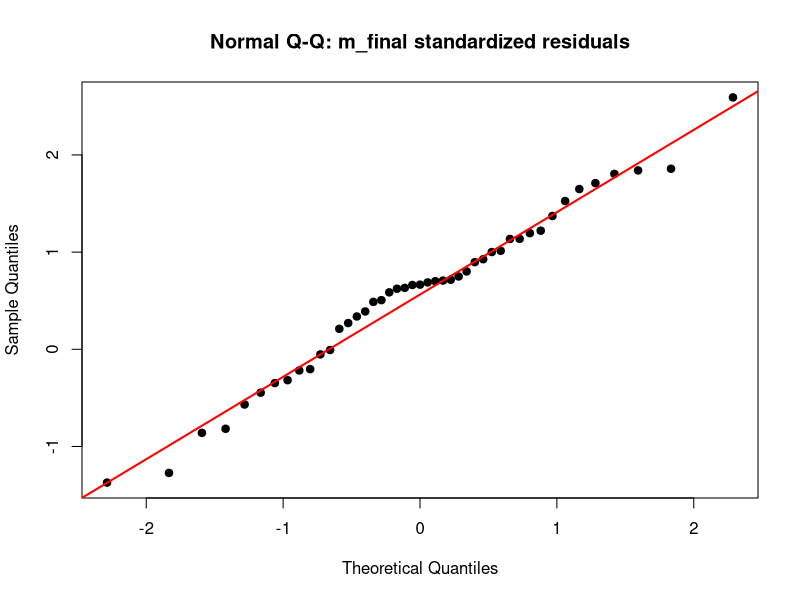
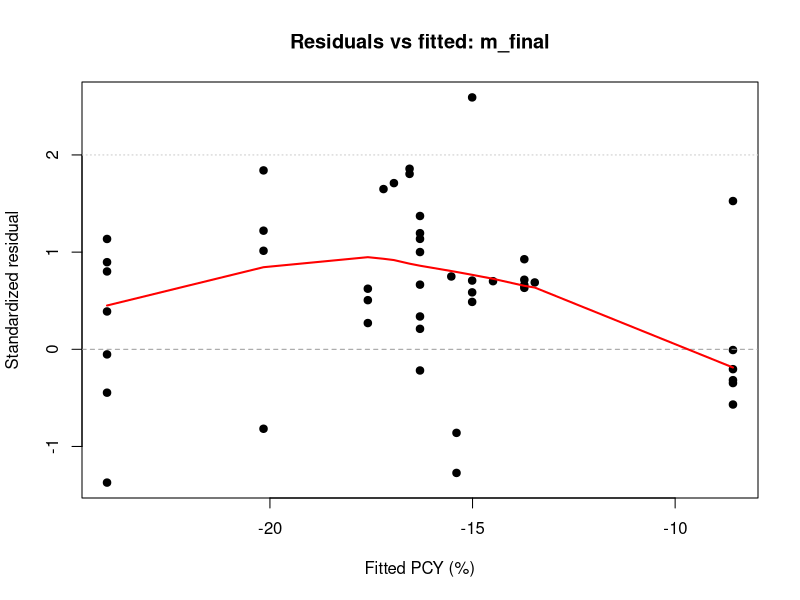
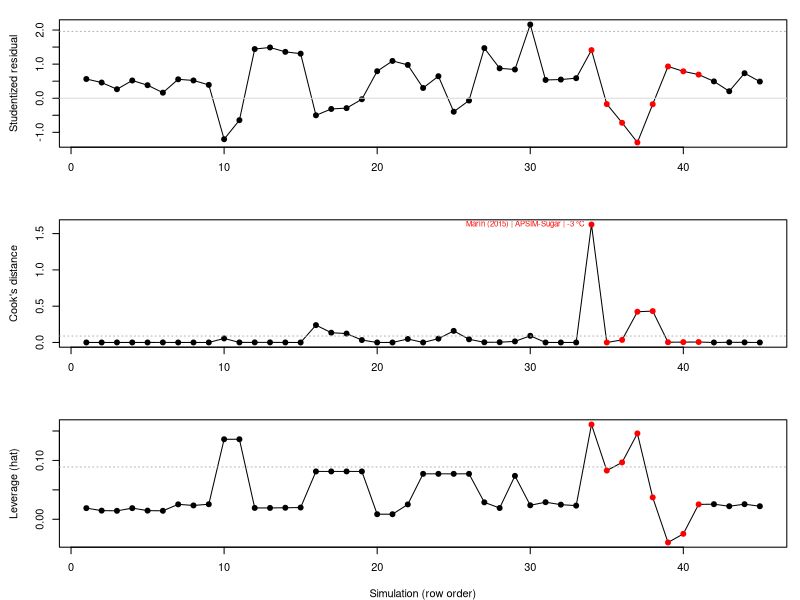
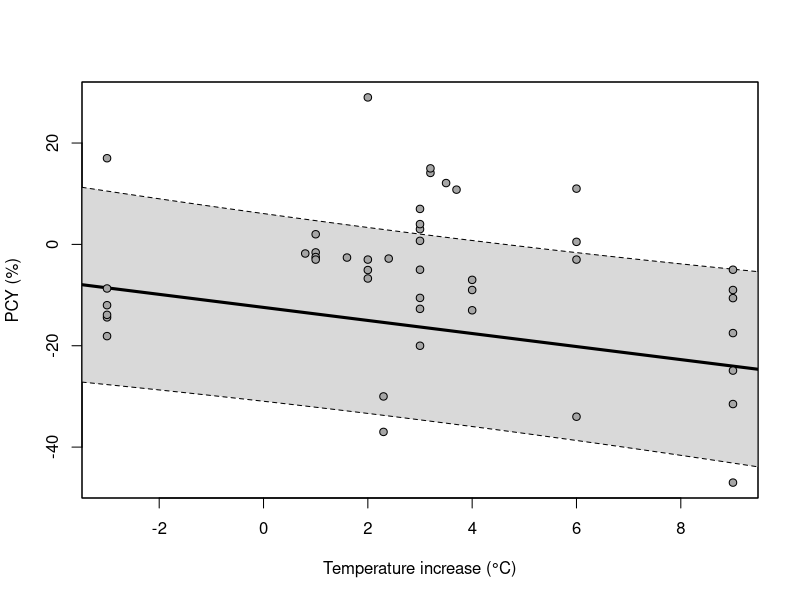
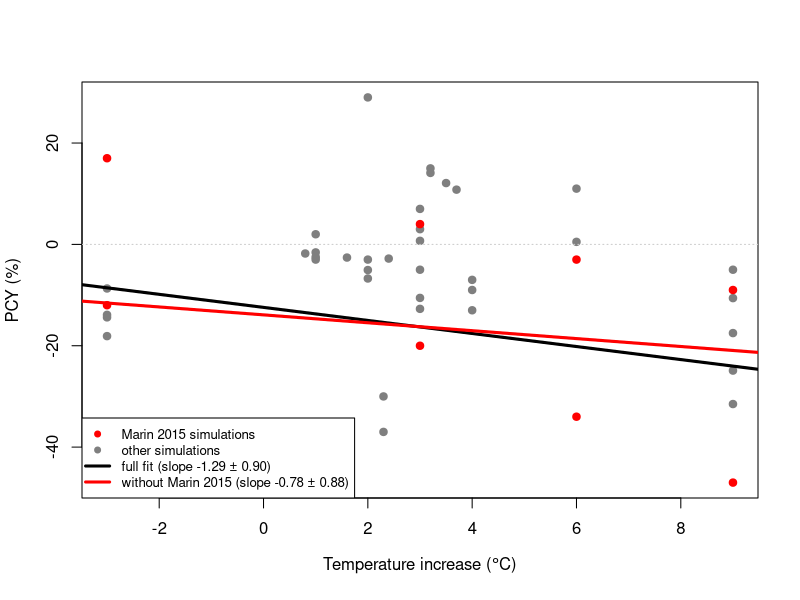
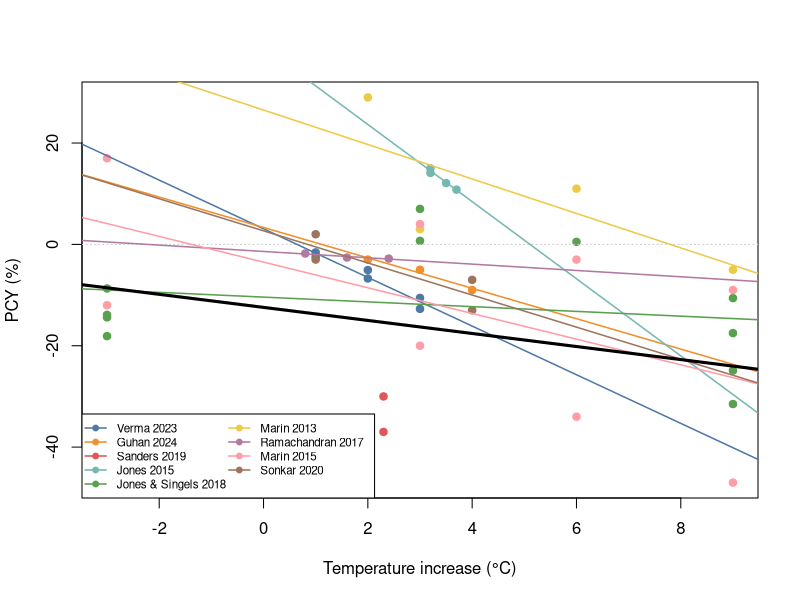
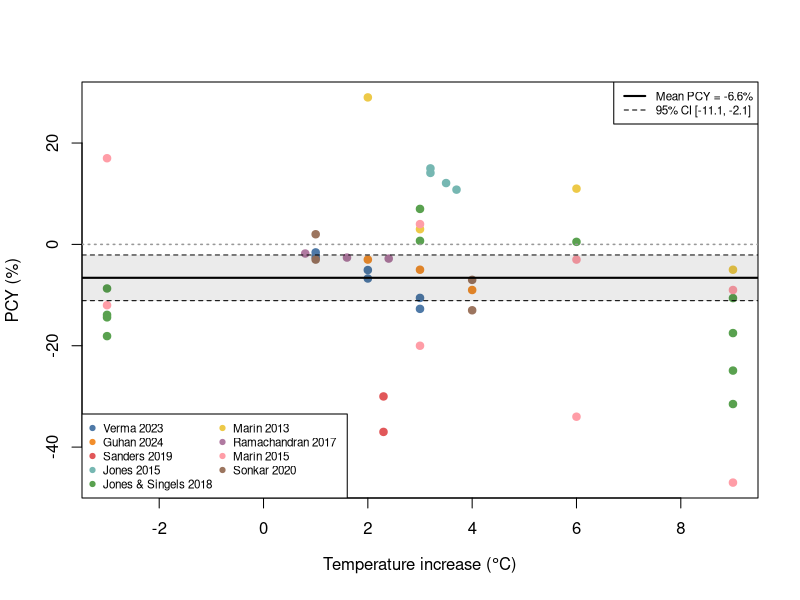
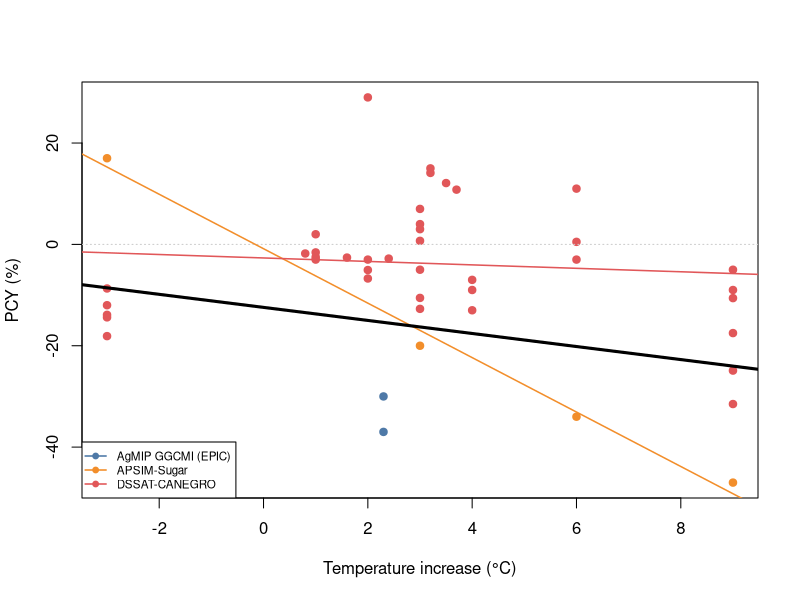

Reproduce these figures in R, in order.
library(metafor)

dat <- read.csv("ma_data_clean.csv", stringsAsFactors = FALSE)

dat <- dat[dat$include == "yes", ]
dat$PCY_pct   <- as.numeric(dat$PCY_pct)
dat$delta_T_C <- as.numeric(dat$delta_T_C)
dat$study_id <- as.factor(dat$study_id)
dat <- dat[!is.na(dat$PCY_pct) & !is.na(dat$delta_T_C), ]
dat$sim <- factor(seq_len(nrow(dat)))
dat$vi  <- 0

m_sim <- rma.mv(yi = PCY_pct, V = vi, mods = ~ delta_T_C,
                 random = list(~ 1 | sim),
                 data = dat, method = "REML")
summary(m_sim)

m_li <- rma.mv(yi = PCY_pct, V = vi, mods = ~ delta_T_C,
                random = list(~ 1 | sim, ~ 1 | site, ~ 1 | crop_model),
                data = dat, method = "REML")
summary(m_li)
anova(m_sim, m_li)

m_full <- rma.mv(yi = PCY_pct, V = vi, mods = ~ delta_T_C,
                random = list(~ 1 | study_id/sim, ~ 1 | site, ~ 1 | crop_model),
                data = dat, method = "REML")
summary(m_full)
anova(m_li, m_full)

m_final <- rma.mv(yi = PCY_pct, V = vi, mods = ~ delta_T_C,
                random = list(~ 1 | study_id/sim, ~ 1 | crop_model),
                data = dat, method = "REML")
summary(m_final)
anova(m_final, m_full)

# --- Check: should crop_model vary the SLOPE (random slope) or be a fixed effect? ---
# Only 3 crop models (DSSAT-CANEGRO=39 sim/7 studies, APSIM-Sugar=4 sim/1 study,
# EPIC=2 sim/1 study with a single delta_T). crop_model is thus nearly nested in
# study_id, so any slope difference is confounded with study/design.
m_rslope <- tryCatch(
  rma.mv(yi = PCY_pct, V = vi, mods = ~ delta_T_C,
         random = list(~ 1 | study_id/sim, ~ delta_T_C | crop_model),
         struct = "GEN", data = dat, method = "REML"),
  error = function(e) e)
if (inherits(m_rslope, "error")) {
  cat("m_rslope problem:", conditionMessage(m_rslope), "\n")
} else {
  print(summary(m_rslope))
  print(anova(m_final, m_rslope))
}

# crop_model (and its interaction with delta_T) as FIXED effects instead.
m_fixint <- tryCatch(
  rma.mv(yi = PCY_pct, V = vi, mods = ~ delta_T_C * crop_model,
         random = list(~ 1 | study_id/sim), data = dat, method = "REML", test = "t"),
  error = function(e) e)
if (inherits(m_fixint, "error"))
  cat("m_fixint problem:", conditionMessage(m_fixint), "\n") else summary(m_fixint)

# Conclusion of the crop_model slope check:
#  - m_rslope "fits" and beats m_final by LRT (p~0.0003), BUT the intercept-slope
#    correlation hits the boundary rho = 1.00 -> singular / over-parameterized fit
#    (expected with only 3 outer levels). Not a trustworthy/generalizable slope variance.
#  - m_fixint: the delta_T x crop_model interaction is significant, but R drops EPIC's
#    slope (single delta_T) and the APSIM slope (-5.4 %/C) comes entirely from one study
#    (XA3Z3WRK), so the interaction is really a single-study/design contrast, not a
#    generalizable crop-model effect.
#  - The steep APSIM vs flat DSSAT difference is real WITHIN XA3Z3WRK (same site,
#    Piracicaba), but rests on that one study -> report descriptively, not as a model term.
# DECISION: keep crop_model as a random INTERCEPT (m_final); do NOT use a random slope
# or a fixed delta_T x crop_model interaction. Pooled slope ~= the DSSAT-CANEGRO slope.

# --- Check: should the delta_T slope vary by STUDY (random slope)? ---
# 9 studies, 8 with >=2 distinct delta_T (only AADRMRIW is single-valued), so better
# informed than the crop_model slope. NOTE: ~ delta_T_C | study_id already supplies the
# study random intercept, so use ~ 1 | sim (not study_id/sim) to avoid double-counting it.
# Watch for a boundary rho (singular fit) and check the LRT / effect on the slope CI.
m_sslope <- tryCatch(
  rma.mv(yi = PCY_pct, V = vi, mods = ~ delta_T_C,
         random = list(~ delta_T_C | study_id, ~ 1 | sim, ~ 1 | crop_model),
         struct = "GEN", data = dat, method = "REML"),
  error = function(e) e)
if (inherits(m_sslope, "error")) {
  cat("m_sslope problem:", conditionMessage(m_sslope), "\n")
} else {
  print(summary(m_sslope))
  print(anova(m_final, m_sslope))
}

# Robust (cluster-robust / RVE) SEs on the random-intercept model as an alternative
# safeguard against within-study dependence without estimating a slope variance.
robust(m_final, cluster = dat$study_id)

# Conclusion of the study-slope check:
#  - m_sslope: random slope by study is NOT supported -- intercept-slope rho = -1.00
#    (singular fit), LRT vs m_final p = 0.28, and AIC worse (348.7 vs 347.3). So, like
#    crop_model, the slope should stay fixed; keep m_final's random-intercept structure.
#  - robust(): cluster-robust SEs (9 study clusters, df = 7) give delta_T_C = -1.29,
#    SE = 0.69, p = 0.105, CI [-2.92, 0.35] -- i.e. NOT significant, vs the model-based
#    p = 0.005. With only 9 studies the pooled temperature effect is suggestive but not
#    robustly significant; report both and temper the conclusion accordingly.

data.frame(model  = c("sim", "sim + site + crop", "study/sim + site + crop", "study/sim + crop"),
           AIC    = c(AIC(m_sim), AIC(m_li), AIC(m_full), AIC(m_final)),
           BIC    = c(BIC(m_sim), BIC(m_li), BIC(m_full), BIC(m_final)),
           logLik = c(logLik(m_sim), logLik(m_li), logLik(m_full), logLik(m_final)),
           row.names = NULL)
confint(m_final, sigma2 = 1)

# --- Normality check: simulation-level (observation) residuals of m_final ---
# Each row is one simulation, so rstandard() returns one standardized residual
# per simulation. No qqnorm() method exists for rma.mv, so build the QQ plot by
# hand and back it up with a Shapiro-Wilk test.
res_z <- rstandard(m_final)$z
fitted_vals <- fitted(m_final)
png("ma_qqresid.png", width = 7, height = 6, units = "in", res = 300)
qqnorm(res_z, pch = 19, main = "Normal Q-Q: m_final standardized residuals")
qqline(res_z, col = "red", lwd = 2)
dev.off()
print(shapiro.test(res_z))

# Residuals vs fitted: check linearity of the delta_T_C relationship and
# homoscedasticity of the simulation-level residuals.
png("ma_residfit.png", width = 7, height = 6, units = "in", res = 300)
plot(fitted_vals, res_z, pch = 19,
     xlab = "Fitted PCY (%)", ylab = "Standardized residual",
     main = "Residuals vs fitted: m_final")
abline(h = 0, col = "grey60", lty = 2)
abline(h = c(-2, 2), col = "grey80", lty = 3)
lines(lowess(fitted_vals, res_z), col = "red", lwd = 2)
dev.off()

# --- Influence diagnostics: spot outlying / influential simulations ---
# No influence() method exists for rma.mv, so compute the pieces directly.
# cooks.distance() refits the model once per simulation (deletion), so it is
# the slow part; rstudent() gives deleted (externally studentized) residuals.
res_stud <- rstudent(m_final)$z
cookd    <- cooks.distance(m_final)
hatv     <- hatvalues(m_final)
idx      <- seq_along(res_stud)
# Common cut-offs: |studentized| > ~1.96 (or Bonferroni), Cook's D > 4/n.
cook_cut <- 4 / length(cookd)
flag     <- which(abs(res_stud) > qnorm(0.975) | cookd > cook_cut)

# Highlight all Marin (2015) / XA3Z3WRK simulations in red; label only the most
# influential one (largest Cook's distance).
out_i  <- which.max(cookd)
out_lab <- sprintf("Marin (2015) | %s | %g \u00b0C", dat$crop_model[out_i], dat$delta_T_C[out_i])
pt_col  <- ifelse(dat$study_id == "XA3Z3WRK", "red", "black")
png("ma_influence.png", width = 8, height = 8, units = "in", res = 300)
op <- par(mfrow = c(3, 1), mar = c(4, 4.5, 1.5, 1))
plot(idx, res_stud, type = "o", pch = 19, col = pt_col, xlab = "", ylab = "Studentized residual")
abline(h = c(-1, 1) * qnorm(0.975), col = "grey70", lty = 3); abline(h = 0, col = "grey85")
plot(idx, cookd, type = "o", pch = 19, col = pt_col, xlab = "", ylab = "Cook's distance")
abline(h = cook_cut, col = "grey70", lty = 3)
text(out_i, cookd[out_i], labels = out_lab, pos = 2, cex = 0.7, col = "red")
plot(idx, hatv, type = "o", pch = 19, col = pt_col, xlab = "Simulation (row order)", ylab = "Leverage (hat)")
abline(h = 2 * mean(hatv), col = "grey70", lty = 3)
par(op)
dev.off()

# Print the flagged simulations for the report.
infl_tab <- data.frame(row = idx, study_id = dat$study_id, crop_model = dat$crop_model,
                       delta_T_C = dat$delta_T_C, PCY_pct = dat$PCY_pct,
                       stud_res = round(res_stud, 2), cooks_d = round(cookd, 3),
                       hat = round(hatv, 3))
cat("\nFlagged influential/outlying simulations (|stud.res|>1.96 or Cook's D >",
    round(cook_cut, 3), "):\n")
print(infl_tab[flag, ], row.names = FALSE)

# --- Sensitivity: refit m_final WITHOUT the influential study XA3Z3WRK (Marin 2015) ---
# This is the study that drives the influence diagnostics (the steep APSIM slope).
# Compare the pooled intercept/slope to gauge how much it depends on that one study.
dat_nox <- droplevels(dat[dat$study_id != "XA3Z3WRK", ])
m_nox <- rma.mv(yi = PCY_pct, V = vi, mods = ~ delta_T_C,
                random = list(~ 1 | study_id/sim, ~ 1 | crop_model),
                data = dat_nox, method = "REML")
cat("\n--- m_final vs m_nox (XA3Z3WRK removed) ---\n")
comp <- data.frame(
  term     = c("intercept", "delta_T_C"),
  full     = round(coef(m_final), 3),
  full_se  = round(m_final$se, 3),
  full_p   = round(m_final$pval, 4),
  nox      = round(coef(m_nox), 3),
  nox_se   = round(m_nox$se, 3),
  nox_p    = round(m_nox$pval, 4))
print(comp, row.names = FALSE)
cat(sprintf("n: full = %d sims / %d studies; nox = %d sims / %d studies\n",
            m_final$k, length(unique(dat$study_id)),
            m_nox$k, length(unique(dat_nox$study_id))))
print(summary(m_nox))


pdf("ma_regplot.pdf", width = 7, height = 6)
regplot(m_final, mod = "delta_T_C", psize = 1, xlab = "Temperature increase (°C)", ylab = "PCY (%)")
dev.off()

# --- Sensitivity regplot: full fit vs fit without XA3Z3WRK ---
# Highlight the XA3Z3WRK simulations and overlay both pooled regression lines so
# the reader can see how much that one study pulls the slope.
is_x <- dat$study_id == "XA3Z3WRK"
pt_col <- ifelse(is_x, "red", "grey50")
# Slope CI half-widths (95%) for the +/- legend labels.
mar_full <- (m_final$ci.ub[2] - m_final$ci.lb[2]) / 2
mar_nox  <- (m_nox$ci.ub[2]   - m_nox$ci.lb[2])   / 2
png("ma_regplot_nox.png", width = 7, height = 6, units = "in", res = 300)
plot(dat$delta_T_C, dat$PCY_pct, pch = 19, col = pt_col,
     xlab = expression("Temperature increase (" * degree * "C)"), ylab = "PCY (%)")
abline(h = 0, col = "grey80", lty = 3)
abline(a = coef(m_final)[1], b = coef(m_final)[2], col = "black", lwd = 3)
abline(a = coef(m_nox)[1],   b = coef(m_nox)[2],   col = "red",   lwd = 3)
legend("bottomleft", bg = "white", cex = 0.8,
       legend = c("Marin 2015 simulations", "other simulations",
                  sprintf("full fit (slope %.2f \u00b1 %.2f)", coef(m_final)[2], mar_full),
                  sprintf("without Marin 2015 (slope %.2f \u00b1 %.2f)", coef(m_nox)[2], mar_nox)),
       pch = c(19, 19, NA, NA), lwd = c(NA, NA, 3, 3),
       col = c("red", "grey50", "black", "red"))
dev.off()

studies <- sort(unique(dat$study_id))
study_labels <- c(
  "65VYUJZ8" = "Verma 2023",
  "7PCFLLSK" = "Guhan 2024",
  "AADRMRIW" = "Sanders 2019",
  "FWLHHVEY" = "Jones 2015",
  "HP54EZKH" = "Jones & Singels 2018",
  "PCXRP7XW" = "Marin 2013",
  "Q6N2E27T" = "Ramachandran 2017",
  "XA3Z3WRK" = "Marin 2015",
  "Z5PF5XNQ" = "Sonkar 2020"
)
cols <- setNames(palette.colors(length(studies), "Tableau 10"), studies)
pdf("ma_studies.pdf", width = 8, height = 6)
plot(dat$delta_T_C, dat$PCY_pct, pch = 19, col = cols[dat$study_id],
     xlab = "Temperature increase (°C)", ylab = "PCY (%)")
abline(h = 0, col = "grey80", lty = 3)
for (s in studies) {
  ds <- dat[dat$study_id == s, ]
  if (length(unique(ds$delta_T_C)) >= 2) abline(lm(PCY_pct ~ delta_T_C, ds), col = cols[s], lwd = 1.5)
}
abline(a = coef(m_final)[1], b = coef(m_final)[2], col = "black", lwd = 3)
legend("bottomleft", legend = study_labels[studies], col = cols[studies],
       pch = 19, lwd = 1.5, cex = 0.7, ncol = 2, bg = "white")
dev.off()

# --- Exploratory scatter (no regression lines) ---
# Show the raw simulations vs temperature change, coloured by study, and how many
# fall above vs below 0 % yield change. No overall or study-specific fit lines.
n_total <- nrow(dat)
n_below <- sum(dat$PCY_pct < 0)
n_above <- sum(dat$PCY_pct > 0)
n_zero  <- sum(dat$PCY_pct == 0)
pct_below <- 100 * n_below / n_total
pct_above <- 100 * n_above / n_total
cat(sprintf("\nSimulations: n=%d | below 0: %d (%.1f%%) | above 0: %d (%.1f%%) | at 0: %d\n",
            n_total, n_below, pct_below, n_above, pct_above, n_zero))

# Simple (unweighted) mean PCY across simulations and its 95% CI.
pcy_tt   <- t.test(dat$PCY_pct)
pcy_mean <- unname(pcy_tt$estimate)
pcy_ci   <- pcy_tt$conf.int
cat(sprintf("Mean PCY = %.2f%% (95%% CI %.2f to %.2f)\n", pcy_mean, pcy_ci[1], pcy_ci[2]))

pdf("ma_explore.pdf", width = 8, height = 6)
plot(dat$delta_T_C, dat$PCY_pct, pch = 19, col = cols[dat$study_id],
     xlab = expression("Temperature increase (" * degree * "C)"), ylab = "PCY (%)")
usr <- par("usr")
rect(usr[1], pcy_ci[1], usr[2], pcy_ci[2], col = rgb(0, 0, 0, 0.08), border = NA)
abline(h = pcy_mean, col = "black", lwd = 2)
abline(h = pcy_ci, col = "black", lwd = 1, lty = 2)
abline(h = 0, col = "grey60", lty = 3, lwd = 1.5)
legend("bottomleft", legend = study_labels[studies], col = cols[studies],
       pch = 19, cex = 0.7, ncol = 2, bg = "white")
legend("topright",
       legend = c(sprintf("Mean PCY = %.1f%%", pcy_mean),
                  sprintf("95%% CI [%.1f, %.1f]", pcy_ci[1], pcy_ci[2])),
       lty = c(1, 2), lwd = c(2, 1), col = "black", cex = 0.7, bg = "white")
dev.off()

crop_models <- sort(unique(dat$crop_model))
cm_cols <- setNames(palette.colors(length(crop_models), "Tableau 10"), crop_models)
pdf("ma_cropmodels.pdf", width = 8, height = 6)
plot(dat$delta_T_C, dat$PCY_pct, pch = 19, col = cm_cols[dat$crop_model],
     xlab = "Temperature increase (°C)", ylab = "PCY (%)")
abline(h = 0, col = "grey80", lty = 3)
for (cm in crop_models) {
  dc <- dat[dat$crop_model == cm, ]
  if (length(unique(dc$delta_T_C)) >= 2) abline(lm(PCY_pct ~ delta_T_C, dc), col = cm_cols[cm], lwd = 1.5)
}
abline(a = coef(m_final)[1], b = coef(m_final)[2], col = "black", lwd = 3)
legend("bottomleft", legend = crop_models, col = cm_cols, pch = 19, lwd = 1.5, cex = 0.7, bg = "white")
dev.off()

for (cm in crop_models) {
  dc <- dat[dat$crop_model == cm, ]
  if (length(unique(dc$delta_T_C)) >= 2) {
    cf <- coef(lm(PCY_pct ~ delta_T_C, dc))
    cat(sprintf("%-22s n=%2d  intercept=%7.2f  slope=%7.3f\n", cm, nrow(dc), cf[1], cf[2]))
  } else {
    cat(sprintf("%-22s n=%2d  (single delta_T = %.1f, no slope)\n", cm, nrow(dc), unique(dc$delta_T_C)))
  }
}
